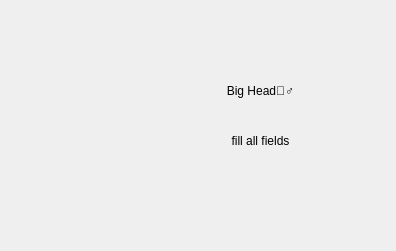
<?xml version="1.0" encoding="UTF-8"?>
<ui version="4.0">
 <class>Dialog</class>
 <widget class="QDialog" name="Dialog">
  <property name="geometry">
   <rect>
    <x>0</x>
    <y>0</y>
    <width>396</width>
    <height>251</height>
   </rect>
  </property>
  <property name="windowTitle">
   <string>Dialog</string>
  </property>
  <property name="styleSheet">
   <string notr="true">background-color: rgb(239, 239, 239);</string>
  </property>
  <widget class="QLabel" name="label">
   <property name="geometry">
    <rect>
     <x>40</x>
     <y>50</y>
     <width>121</width>
     <height>141</height>
    </rect>
   </property>
   <property name="text">
    <string/>
   </property>
   <property name="pixmap">
    <pixmap>5423412_2810643.jpg</pixmap>
   </property>
   <property name="scaledContents">
    <bool>true</bool>
   </property>
  </widget>
  <widget class="QLabel" name="label_2">
   <property name="geometry">
    <rect>
     <x>180</x>
     <y>60</y>
     <width>161</width>
     <height>61</height>
    </rect>
   </property>
   <property name="styleSheet">
    <string notr="true">font: 600 12pt &quot;Roboto&quot;;</string>
   </property>
   <property name="text">
    <string>Big Head🤦‍♂️</string>
   </property>
   <property name="alignment">
    <set>Qt::AlignmentFlag::AlignCenter</set>
   </property>
  </widget>
  <widget class="QLabel" name="label_3">
   <property name="geometry">
    <rect>
     <x>190</x>
     <y>120</y>
     <width>141</width>
     <height>41</height>
    </rect>
   </property>
   <property name="styleSheet">
    <string notr="true">font: 600 12pt &quot;Roboto&quot;;</string>
   </property>
   <property name="text">
    <string>fill all fields</string>
   </property>
   <property name="alignment">
    <set>Qt::AlignmentFlag::AlignCenter</set>
   </property>
  </widget>
 </widget>
 <resources/>
 <connections/>
</ui>
